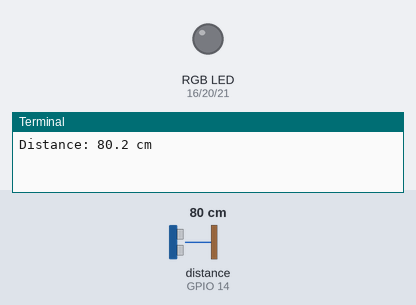
Bench run of a program on a simulated Raspberry Pi (BCM pin numbers). Shown: an RGB LED mixed from three pins (HIGH = lit), the last lines printed to the terminal. Dashed ring = blinking. The test bench sets the inputs (shaded band); at power-on: distance to the obstacle (sensor on GPIO 14) 80 cm. The echo pulse lasts 58.3 µs per cm; the clock reads 2024-03-15 10:24:30 at power-on unless the program sets it; pins used as bus, display or sensor lines are not drawn.

Above: at 1.2 s.
1.3 s: distance to the obstacle (sensor on GPIO 14) set to 53 cm
At 2.0 s:
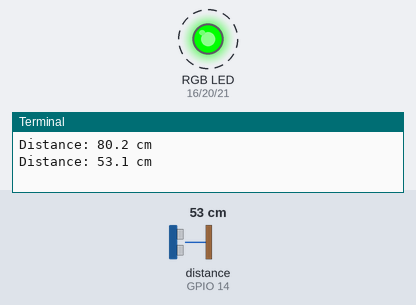
4.8 s: distance to the obstacle (sensor on GPIO 14) set to 47 cm
At 5.04 s:
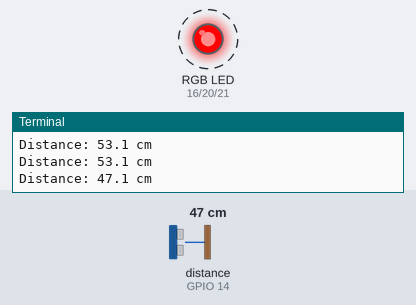
9.1 s: distance to the obstacle (sensor on GPIO 14) set to 120 cm
At 9.9 s:
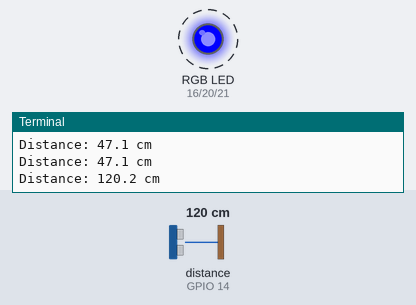
14.3 s: distance to the obstacle (sensor on GPIO 14) set to 144 cm
16.5 s: distance to the obstacle (sensor on GPIO 14) set to 154 cm
20.0 s: distance to the obstacle (sensor on GPIO 14) set to 2 cm
At 20.72 s:
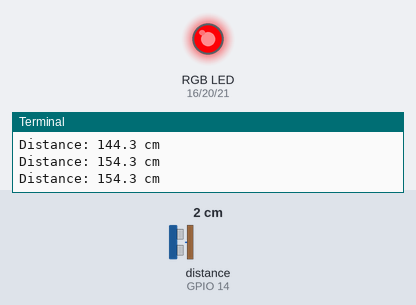
Timing chart, 0 to 24.9 s (numbered marks = the images above; inputs shaded):
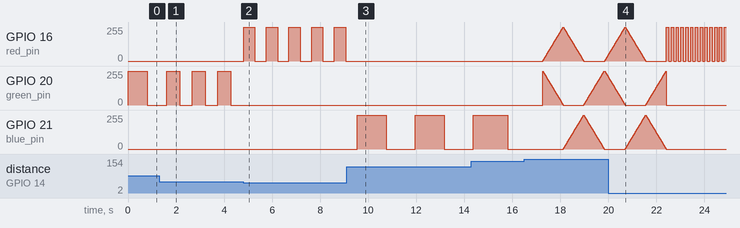

Measured:
- the behaviour switches between 50 and 49 cm on distance to the obstacle (sensor on GPIO 14) (found by bisection; images 1 and 2)
- after the input at 1.3 s, GPIO 20 (green_pin): alternates 255/255 for 0.53 s and 0/255 for 0.54 s, starting after 0.84 s
- after the input at 4.8 s, GPIO 16 (red_pin): alternates 255/255 for 0.47 s and 0/255 for 0.47 s, starting at once; GPIO 20 (green_pin): stops changing and stays 0/255
- after the input at 9.1 s, GPIO 16 (red_pin): stops changing and stays 0/255; GPIO 21 (blue_pin): alternates 255/255 for 1.2 s and 0/255 for 1.2 s, starting after 0.44 s
- after the input at 20.0 s, GPIO 21 (blue_pin): goes on until 22.4 s, then stays 0/255

The program:

led_sens.py
```python
import time
import board
import pwmio
import RPi.GPIO as GPIO
import sys

# GPIOピンの設定
# PWM出力用に設定
red_pin = pwmio.PWMOut(board.D16, frequency=1000, duty_cycle=0)
green_pin = pwmio.PWMOut(board.D20, frequency=1000, duty_cycle=0)
blue_pin = pwmio.PWMOut(board.D21, frequency=1000, duty_cycle=0)

# 超音波センサーの設定
trig_pin = 15  # GPIO 15
echo_pin = 14  # GPIO 14
speed_of_sound = 34370  # 20℃での音速(cm/s)

GPIO.setmode(GPIO.BCM)  # GPIOをBCMモードで使用
GPIO.setwarnings(False)  # GPIO警告無効化
GPIO.setup(trig_pin, GPIO.OUT)  # Trigピン出力モード設定
GPIO.setup(echo_pin, GPIO.IN)  # Echoピン入力モード設定

# LEDの明るさを設定する関数
def set_led_color(r, g, b):
    """LEDの色を設定します。

    Args:
        r (int): 赤色の明るさ (0～65535)。
        g (int): 緑色の明るさ (0～65535)。
        b (int): 青色の明るさ (0～65535)。
    """
    red_pin.duty_cycle = r
    green_pin.duty_cycle = g
    blue_pin.duty_cycle = b

# 超音波センサーで距離を取得する関数
def get_distance():
    GPIO.output(trig_pin, GPIO.HIGH)
    time.sleep(0.000010)
    GPIO.output(trig_pin, GPIO.LOW)

    while not GPIO.input(echo_pin):
        pass
    t1 = time.time()

    while GPIO.input(echo_pin):
        pass
    t2 = time.time()

    return (t2 - t1) * speed_of_sound / 2

# 虹色のグラデーションを表示する関数
def rainbow(wait_ms=10, iterations=1):
    """虹色のグラデーションを表示する関数。

    Args:
        wait_ms (int): 色が変わる間の待ち時間 (ミリ秒)。
        iterations (int): 繰り返しの回数。
    """
    for j in range(256 * iterations):
        for i in range(1):  # 複数のLEDがある場合を考慮したループ
            pixel_index = (i * 256 // 1) + j
            r, g, b = wheel(pixel_index & 255)
            set_led_color(r, g, b)
        time.sleep(wait_ms / 1000.0)

# 虹色の色を生成する関数
def wheel(pos):
    """虹色のグラデーションを生成する関数。

    Args:
        pos (int): 色の位置 (0～255)。

    Returns:
        tuple: (r, g, b) のタプル。各色は0～65535の範囲の値。
    """
    if pos < 85:
        return (int(pos * 3 * 257), int((255 - pos * 3) * 257), 0)
    elif pos < 170:
        pos -= 85
        return (int((255 - pos * 3) * 257), 0, int(pos * 3 * 257))
    else:
        pos -= 170
        return 0, int(pos * 3 * 257), int((255 - pos * 3) * 257)

# メインループ
try:
    while True:
        distance = get_distance()
        print(f"Distance: {distance:.1f} cm")
        if distance < 50:  # 50cm以下
            # 距離に応じて点滅速度を調整
            blink_speed = max(0.1, distance / 100)  # 最小0.1秒
            set_led_color(65535, 0, 0)  # 赤色点灯
            time.sleep(blink_speed)
            set_led_color(0, 0, 0)  # 消灯
            time.sleep(blink_speed)
        elif distance < 100:  # 100cm以下
            # 距離に応じて点滅速度を調整
            blink_speed = max(0.1, distance / 100)  # 最小0.1秒
            set_led_color(0, 65535, 0)  # 緑色点灯
            time.sleep(blink_speed)
            set_led_color(0, 0, 0)  # 消灯
            time.sleep(blink_speed)
        elif distance < 150:  # 150cm以下
            # 距離に応じて点滅速度を調整
            blink_speed = max(0.1, distance / 100)  # 最小0.1秒
            set_led_color(0, 0, 65535)  # 青色点灯
            time.sleep(blink_speed)
            set_led_color(0, 0, 0)  # 消灯
            time.sleep(blink_speed)
        else:
            # 虹色のグラデーションを表示
            rainbow(wait_ms=10, iterations=1)


except KeyboardInterrupt:
    # Ctrl+Cが押されたらGPIOとLEDを片付け
    GPIO.cleanup()
    set_led_color(0, 0, 0)
    sys.exit()
```
